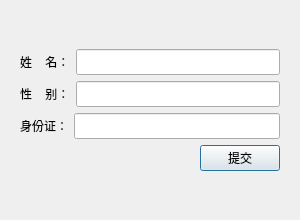
<?xml version="1.0" encoding="UTF-8"?>
<ui version="4.0">
 <class>MainWindow</class>
 <widget class="QDialog" name="MainWindow">
  <property name="geometry">
   <rect>
    <x>0</x>
    <y>0</y>
    <width>300</width>
    <height>220</height>
   </rect>
  </property>
  <property name="minimumSize">
   <size>
    <width>300</width>
    <height>220</height>
   </size>
  </property>
  <property name="maximumSize">
   <size>
    <width>300</width>
    <height>220</height>
   </size>
  </property>
  <property name="windowTitle">
   <string>MainWindow</string>
  </property>
  <layout class="QVBoxLayout" name="verticalLayout_3">
   <item>
    <widget class="QWidget" name="centralwidget" native="true">
     <layout class="QVBoxLayout" name="verticalLayout_2">
      <item>
       <layout class="QVBoxLayout" name="verticalLayout">
        <item>
         <layout class="QHBoxLayout" name="horizontalLayout">
          <item>
           <widget class="QLabel" name="label">
            <property name="text">
             <string>姓    名：</string>
            </property>
           </widget>
          </item>
          <item>
           <widget class="QLineEdit" name="staff_name">
            <property name="font">
             <font>
              <pointsize>11</pointsize>
             </font>
            </property>
           </widget>
          </item>
         </layout>
        </item>
        <item>
         <layout class="QHBoxLayout" name="horizontalLayout_2">
          <item>
           <widget class="QLabel" name="label_2">
            <property name="text">
             <string>性    别：</string>
            </property>
           </widget>
          </item>
          <item>
           <widget class="QLineEdit" name="gender">
            <property name="font">
             <font>
              <pointsize>11</pointsize>
             </font>
            </property>
           </widget>
          </item>
         </layout>
        </item>
        <item>
         <layout class="QHBoxLayout" name="horizontalLayout_3">
          <item>
           <widget class="QLabel" name="label_3">
            <property name="text">
             <string>身份证：</string>
            </property>
           </widget>
          </item>
          <item>
           <widget class="QLineEdit" name="id_card_no">
            <property name="font">
             <font>
              <pointsize>11</pointsize>
             </font>
            </property>
           </widget>
          </item>
         </layout>
        </item>
        <item>
         <layout class="QHBoxLayout" name="horizontalLayout_4">
          <item>
           <spacer name="horizontalSpacer">
            <property name="orientation">
             <enum>Qt::Horizontal</enum>
            </property>
            <property name="sizeHint" stdset="0">
             <size>
              <width>40</width>
              <height>20</height>
             </size>
            </property>
           </spacer>
          </item>
          <item>
           <widget class="QPushButton" name="submit">
            <property name="sizePolicy">
             <sizepolicy hsizetype="Minimum" vsizetype="Fixed">
              <horstretch>0</horstretch>
              <verstretch>0</verstretch>
             </sizepolicy>
            </property>
            <property name="text">
             <string>提交</string>
            </property>
           </widget>
          </item>
         </layout>
        </item>
       </layout>
      </item>
     </layout>
    </widget>
   </item>
  </layout>
 </widget>
 <resources/>
 <connections/>
</ui>
